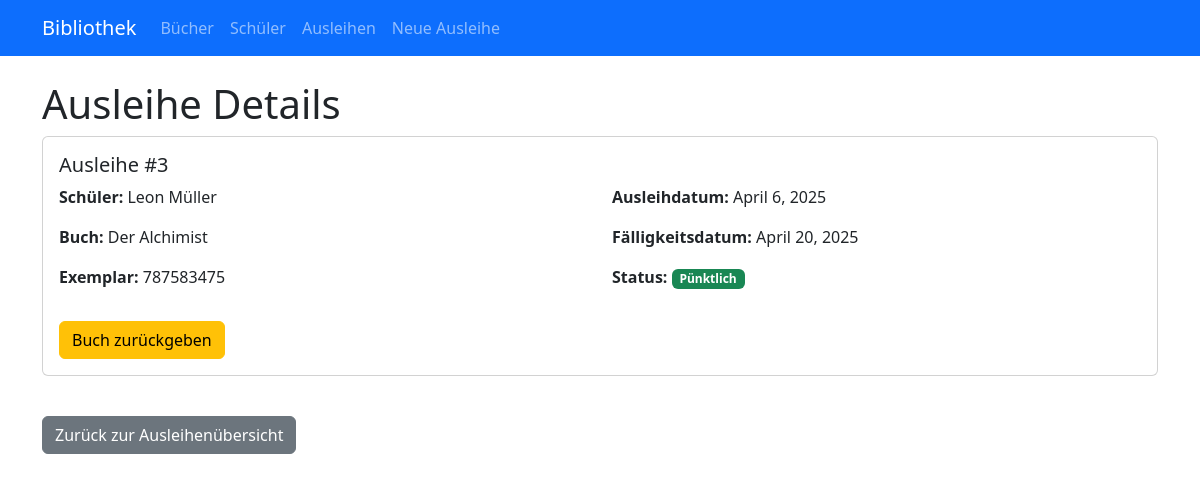
/ausleihe/3/, run on an earlier commit of the app's database.
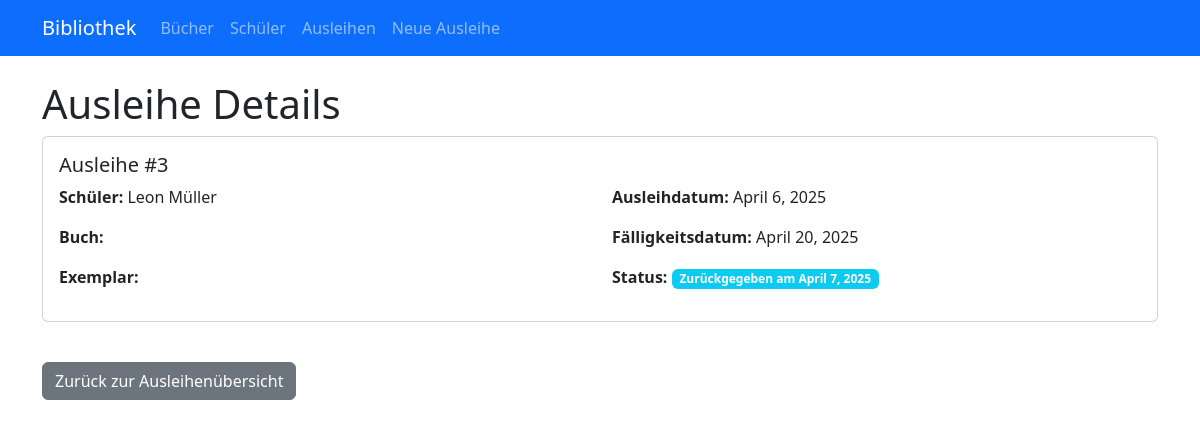
And on a later commit of the database.
### myapp/models.py (models this page shows, shortened)
class Ausleihe(models.Model):
    exemplar = models.ForeignKey(
        BuchExemplar,
        on_delete=models.SET_NULL,
        related_name='ausleihen',
        null=True,
        blank=True
    )
    schüler = models.ForeignKey(
        Schüler,
        on_delete=models.CASCADE,
        related_name='ausleihen'
    )
    ausleihdatum = models.DateField()
    rueckgabedatum = models.DateField(null=True, blank=True)
    fälligkeitsdatum = models.DateField()
    istZurückgegeben = models.BooleanField(default=False)
    erinnerungGesendet = models.BooleanField(default=False)
    mahnungGesendet = models.BooleanField(default=False)
    def istÜberfällig(self)->bool:
        return self.rueckgabedatum is None and self.fälligkeitsdatum < date.today()

class BuchExemplar(models.Model):
    STATUS_CHOICES = [
        ('verfügbar', 'Verfügbar'),
        ('ausgeliehen', 'Ausgeliehen'),
        ('reserviert', 'Reserviert'),
        ('reparatur', 'In Reparatur'),
        ('verloren', 'Verloren'),
    ]
    buch = models.ForeignKey(
        Buch,
        on_delete=models.CASCADE,
        related_name='buchexemplare'
    )
    inventarnummer = models.CharField(max_length=200)
    anschaffungsdatum = models.DateField()
    zustand = models.CharField(max_length=200)
    status = models.CharField(max_length=200, choices=STATUS_CHOICES, default='verfügbar')

class Buch(models.Model):
    ISBN = models.CharField(max_length=13, unique=True)
    titel = models.CharField(max_length=200)
    autor = models.CharField(max_length=200)
    verlag = models.CharField(max_length=200)
    verlagungsdatum = models.DateField()
    wiederbeschaffungswert = models.DecimalField(max_digits=10, decimal_places=2)

class Schüler(models.Model):
    schueler_id = models.CharField(max_length=200)
    name = models.CharField(max_length=200)
    vorname = models.CharField(max_length=200)
    klasse = models.CharField(max_length=200)
    email = models.EmailField(max_length=200)
    gesperrtBis = models.DateField(default=datetime(2000, 1, 1))
    anzahlVerspätungen = models.IntegerField(default=0)

### myapp/views.py (the view)
# urls.py: path('ausleihe/<int:ausleihe_id>/', views.ausleihe_detail, name='ausleihe_detail'),
def ausleihe_detail(request, ausleihe_id):
    ausleihe = get_object_or_404(Ausleihe, id=ausleihe_id)
    return render(request, 'myapp/ausleihe_detail.html', {'ausleihe': ausleihe})

### myapp/templates/myapp/ausleihe_detail.html (shortened to what this page needs)
{% extends 'myapp/base.html' %}
{% block content %}
    <h1>Ausleihe Details</h1>
    <div class="card mb-4">
        <div class="card-body">
            <h5 class="card-title">Ausleihe #{{ ausleihe.id }}</h5>
            <div class="row">
                <div class="col-md-6">
                    <p><strong>Schüler:</strong> {{ ausleihe.schüler.vorname }} {{ ausleihe.schüler.name }}</p>
                    <p><strong>Buch:</strong> {{ ausleihe.exemplar.buch.titel }}</p>
                    <p><strong>Exemplar:</strong> {{ ausleihe.exemplar.inventarnummer }}</p>
                </div>
                <div class="col-md-6">
                    <p><strong>Ausleihdatum:</strong> {{ ausleihe.ausleihdatum }}</p>
                    <p><strong>Fälligkeitsdatum:</strong> {{ ausleihe.fälligkeitsdatum }}</p>
                    <p><strong>Status:</strong>
                        {% if ausleihe.istZurückgegeben %}
                            <span class="badge bg-info">Zurückgegeben am {{ ausleihe.rueckgabedatum }}</span>
                        {% elif ausleihe.istÜberfällig %}
                            <span class="badge bg-danger">Überfällig</span>
                        {% else %}
                            <span class="badge bg-success">Pünktlich</span>
                        {% endif %}
                    </p>
                </div>
            </div>
            {% if not ausleihe.istZurückgegeben %}
                <div class="mt-3">
                    <a href="{% url 'myapp:ausleihe_rueckgabe' ausleihe.id %}" class="btn btn-warning">Buch zurückgeben</a>
                </div>
            {% endif %}
        </div>
    </div>
    <a href="{% url 'myapp:ausleihe_liste' %}" class="btn btn-secondary mt-3">Zurück zur Ausleihenübersicht</a>
{% endblock %}

What changed in the data, as far as the page shows it:
changed Ausleihe "Leon": istZurückgegeben False → True (drawn); rueckgabedatum (not shown) → "April 7, 2025"; exemplar.buch.titel "Der Alchimist" → (not shown); exemplar.inventarnummer "787583475" → (not shown)
Also different on the page:
text no longer shown: "Pünktlich Buch zurückgeben"
text now shown: "Zurückgegeben am"
